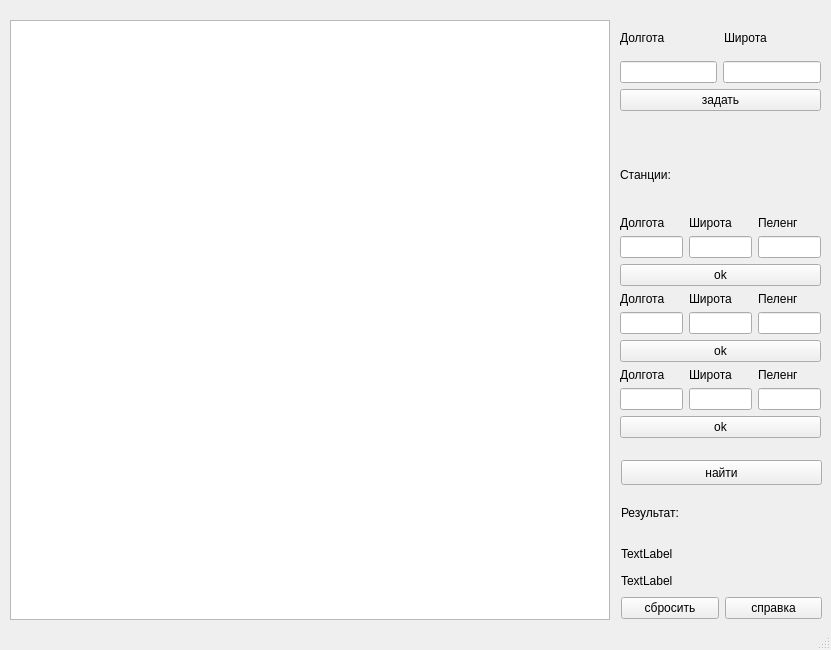
<?xml version="1.0" encoding="UTF-8"?>
<ui version="4.0">
 <class>MainWindow</class>
 <widget class="QMainWindow" name="MainWindow">
  <property name="geometry">
   <rect>
    <x>0</x>
    <y>0</y>
    <width>831</width>
    <height>650</height>
   </rect>
  </property>
  <property name="windowTitle">
   <string>MainWindow</string>
  </property>
  <widget class="QWidget" name="centralwidget">
   <widget class="QGraphicsView" name="graphicsView">
    <property name="geometry">
     <rect>
      <x>10</x>
      <y>20</y>
      <width>600</width>
      <height>600</height>
     </rect>
    </property>
   </widget>
   <widget class="QPushButton" name="pushFind">
    <property name="geometry">
     <rect>
      <x>621</x>
      <y>460</y>
      <width>201</width>
      <height>25</height>
     </rect>
    </property>
    <property name="text">
     <string>найти</string>
    </property>
   </widget>
   <widget class="QWidget" name="layoutWidget">
    <property name="geometry">
     <rect>
      <x>620</x>
      <y>140</y>
      <width>201</width>
      <height>298</height>
     </rect>
    </property>
    <layout class="QVBoxLayout" name="verticalLayout_8">
     <item>
      <widget class="QLabel" name="label_5">
       <property name="text">
        <string>Станции:</string>
       </property>
      </widget>
     </item>
     <item>
      <layout class="QVBoxLayout" name="verticalLayout_2">
       <item>
        <layout class="QVBoxLayout" name="verticalLayout">
         <item>
          <layout class="QHBoxLayout" name="horizontalLayout_2">
           <item>
            <widget class="QLabel" name="label_10">
             <property name="text">
              <string>Долгота</string>
             </property>
            </widget>
           </item>
           <item>
            <widget class="QLabel" name="label_3">
             <property name="text">
              <string>Широта</string>
             </property>
            </widget>
           </item>
           <item>
            <widget class="QLabel" name="label_4">
             <property name="text">
              <string>Пеленг</string>
             </property>
            </widget>
           </item>
          </layout>
         </item>
         <item>
          <layout class="QHBoxLayout" name="horizontalLayout">
           <item>
            <widget class="QLineEdit" name="latitude_2"/>
           </item>
           <item>
            <widget class="QLineEdit" name="longitude_2"/>
           </item>
           <item>
            <widget class="QLineEdit" name="peleng_2"/>
           </item>
          </layout>
         </item>
        </layout>
       </item>
       <item>
        <widget class="QPushButton" name="pushCoordinatesStation">
         <property name="text">
          <string>ok</string>
         </property>
        </widget>
       </item>
      </layout>
     </item>
     <item>
      <layout class="QVBoxLayout" name="verticalLayout_3">
       <item>
        <layout class="QVBoxLayout" name="verticalLayout_4">
         <item>
          <layout class="QHBoxLayout" name="horizontalLayout_3">
           <item>
            <widget class="QLabel" name="label_7">
             <property name="text">
              <string>Долгота</string>
             </property>
            </widget>
           </item>
           <item>
            <widget class="QLabel" name="label_6">
             <property name="text">
              <string>Широта</string>
             </property>
            </widget>
           </item>
           <item>
            <widget class="QLabel" name="label_11">
             <property name="text">
              <string>Пеленг</string>
             </property>
            </widget>
           </item>
          </layout>
         </item>
         <item>
          <layout class="QHBoxLayout" name="horizontalLayout_4">
           <item>
            <widget class="QLineEdit" name="latitude_3"/>
           </item>
           <item>
            <widget class="QLineEdit" name="longitude_3"/>
           </item>
           <item>
            <widget class="QLineEdit" name="peleng_3"/>
           </item>
          </layout>
         </item>
        </layout>
       </item>
       <item>
        <widget class="QPushButton" name="pushCoordinatesStation_2">
         <property name="text">
          <string>ok</string>
         </property>
        </widget>
       </item>
      </layout>
     </item>
     <item>
      <layout class="QVBoxLayout" name="verticalLayout_5">
       <item>
        <layout class="QVBoxLayout" name="verticalLayout_6">
         <item>
          <layout class="QHBoxLayout" name="horizontalLayout_5">
           <item>
            <widget class="QLabel" name="label_9">
             <property name="text">
              <string>Долгота</string>
             </property>
            </widget>
           </item>
           <item>
            <widget class="QLabel" name="label_8">
             <property name="text">
              <string>Широта</string>
             </property>
            </widget>
           </item>
           <item>
            <widget class="QLabel" name="label_12">
             <property name="text">
              <string>Пеленг</string>
             </property>
            </widget>
           </item>
          </layout>
         </item>
         <item>
          <layout class="QHBoxLayout" name="horizontalLayout_6">
           <item>
            <widget class="QLineEdit" name="latitude_4"/>
           </item>
           <item>
            <widget class="QLineEdit" name="longitude_4"/>
           </item>
           <item>
            <widget class="QLineEdit" name="peleng_4"/>
           </item>
          </layout>
         </item>
        </layout>
       </item>
       <item>
        <widget class="QPushButton" name="pushCoordinatesStation_3">
         <property name="text">
          <string>ok</string>
         </property>
        </widget>
       </item>
      </layout>
     </item>
    </layout>
   </widget>
   <widget class="QWidget" name="layoutWidget">
    <property name="geometry">
     <rect>
      <x>620</x>
      <y>20</y>
      <width>201</width>
      <height>91</height>
     </rect>
    </property>
    <layout class="QVBoxLayout" name="verticalLayout_9">
     <item>
      <layout class="QVBoxLayout" name="verticalLayout_7">
       <item>
        <layout class="QHBoxLayout" name="horizontalLayout_9">
         <item>
          <widget class="QLabel" name="label_2">
           <property name="text">
            <string>Долгота</string>
           </property>
          </widget>
         </item>
         <item>
          <widget class="QLabel" name="label">
           <property name="text">
            <string>Широта</string>
           </property>
          </widget>
         </item>
        </layout>
       </item>
       <item>
        <layout class="QHBoxLayout" name="horizontalLayout_7">
         <item>
          <widget class="QLineEdit" name="latitude"/>
         </item>
         <item>
          <widget class="QLineEdit" name="longitude"/>
         </item>
        </layout>
       </item>
      </layout>
     </item>
     <item>
      <widget class="QPushButton" name="pushCoordinates">
       <property name="text">
        <string>задать</string>
       </property>
      </widget>
     </item>
    </layout>
   </widget>
   <widget class="QWidget" name="">
    <property name="geometry">
     <rect>
      <x>621</x>
      <y>488</y>
      <width>201</width>
      <height>131</height>
     </rect>
    </property>
    <layout class="QVBoxLayout" name="verticalLayout_11">
     <item>
      <widget class="QLabel" name="label_13">
       <property name="text">
        <string>Результат:</string>
       </property>
      </widget>
     </item>
     <item>
      <layout class="QVBoxLayout" name="verticalLayout_10">
       <item>
        <widget class="QLabel" name="xRes">
         <property name="text">
          <string>TextLabel</string>
         </property>
        </widget>
       </item>
       <item>
        <widget class="QLabel" name="yRes">
         <property name="text">
          <string>TextLabel</string>
         </property>
        </widget>
       </item>
      </layout>
     </item>
     <item>
      <layout class="QHBoxLayout" name="horizontalLayout_8">
       <item>
        <widget class="QPushButton" name="pushDelete">
         <property name="text">
          <string>сбросить</string>
         </property>
        </widget>
       </item>
       <item>
        <widget class="QPushButton" name="pushButton">
         <property name="text">
          <string>справка</string>
         </property>
        </widget>
       </item>
      </layout>
     </item>
    </layout>
   </widget>
  </widget>
  <widget class="QStatusBar" name="statusbar"/>
 </widget>
 <resources/>
 <connections/>
</ui>
